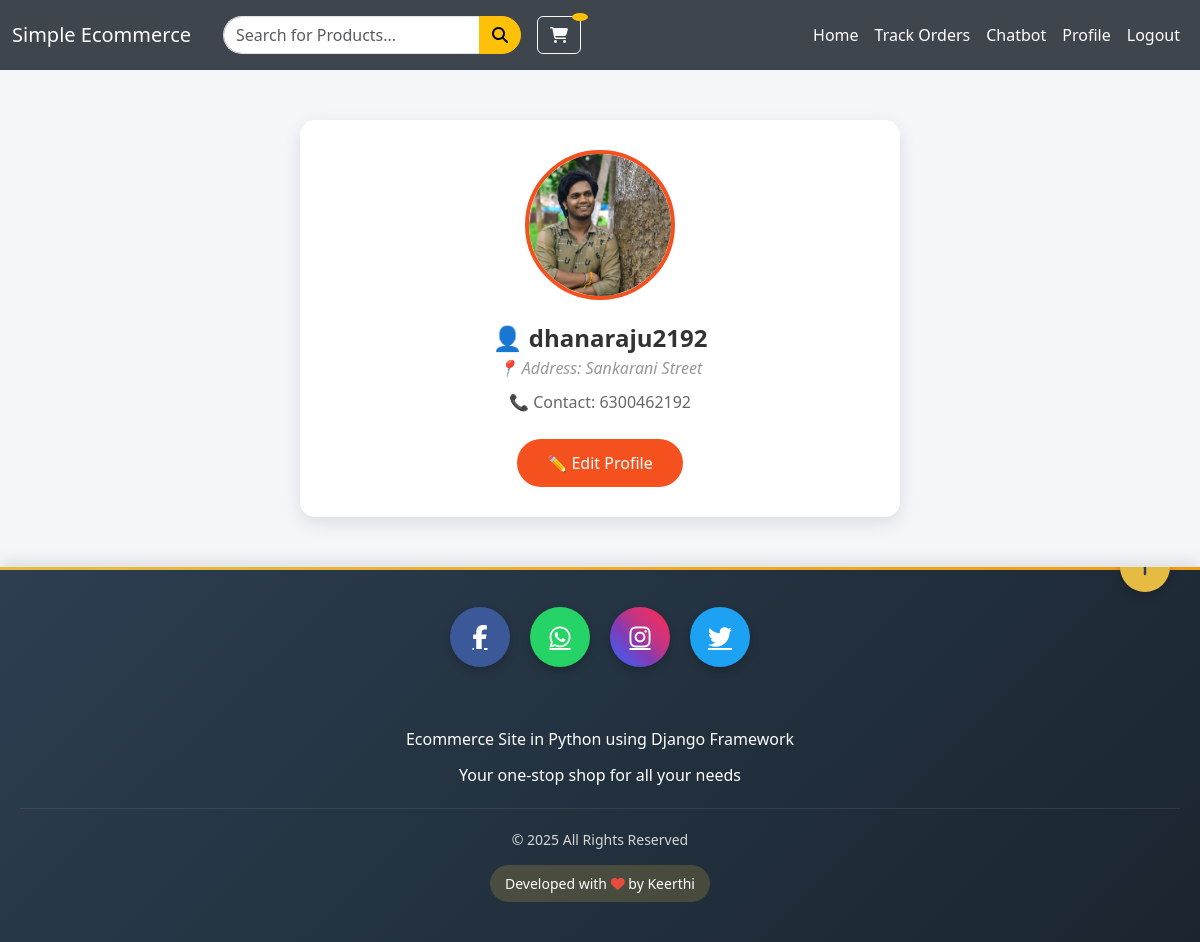
/my_profile/ (signed in), run on the app's committed database.
### ecom/models.py (models this page shows, shortened)
class Customer(models.Model):
    user = models.OneToOneField(settings.AUTH_USER_MODEL, on_delete=models.CASCADE)
    address = models.TextField()
    mobile = models.CharField(max_length=20)
    profile_pic = models.ImageField(upload_to='customer_profile/', null=True, blank=True)

class AdminUser(AbstractBaseUser, PermissionsMixin):
    username = models.CharField(max_length=150, unique=True)
    email = models.EmailField(unique=True)
    profile_pic = models.ImageField(upload_to='admin_profiles/', null=True, blank=True)
    mobile = models.CharField(max_length=15, null=True, blank=True)
    is_active = models.BooleanField(default=True)
    is_staff = models.BooleanField(default=True)
    objects = AdminUserManager()
    USERNAME_FIELD = 'username'
    REQUIRED_FIELDS = ['email']
    def __str__(self):
        return self.username

### ecom/views.py (the view)
# urls.py: path('my_profile/', views.my_profile_view, name='my_profile'),
@login_required(login_url='customerlogin')
def my_profile_view(request):
    customer=models.Customer.objects.get(user_id=request.user.id)
    return render(request,'ecom/my_profile.html',{'customer':customer})

### templates/ecom/my_profile.html (shortened to what this page needs)
{% extends 'ecom/customer_base.html' %}
{% load static %}
{% block content %}
<div class="profile-card">
  {% if customer.profile_pic %}
    <img src="{{ customer.profile_pic.url }}" alt="profile pic" class="profile-img" />
  {% else %}
    <img src="{% static 'default_profile.png' %}" alt="Default Profile" class="profile-img" />
  {% endif %}
  <div class="username">👤 {{ request.user }}</div>
  <div class="location">📍 Address: {{ customer.address }}</div>
  <div class="contact-info">📞 Contact: {{ customer.mobile }}</div>
  <a href="{% url 'edit_profile' %}">
    <button class="edit-btn">✏️ Edit Profile</button>
  </a>
</div>
{% endblock content %}

### templates/ecom/customer_base.html (style rules this page uses)
body { background-color: #f8f9fa; }

### templates/ecom/my_profile.html (style rules this page uses)
body { background-color: #f4f6f9; font-family: 'Segoe UI', Tahoma, Geneva, Verdana, sans-serif; }
.profile-card { max-width: 600px; margin: 50px auto; background: #ffffff; border-radius: 15px; box-shadow: 0 6px 18px rgba(0, 0, 0, 0.1); padding: 30px; text-align: center; }
.profile-img { width: 150px; height: 150px; border-radius: 50%; object-fit: cover; margin-bottom: 20px; border: 4px solid #f4511e; }
.username { font-size: 24px; font-weight: 600; color: #333; }
.contact-info { font-size: 16px; color: #666; margin-top: 10px; }
.edit-btn { margin-top: 25px; background-color: #f4511e; color: white; padding: 12px 30px; border: none; border-radius: 30px; font-size: 16px; transition: background 0.4s ease; }
.location { font-style: italic; color: #999; }

### data on the page
Customer: profile_pic (picture), address "Sankarani Street", mobile "6300462192"
AdminUser: user "dhanaraju2192"
